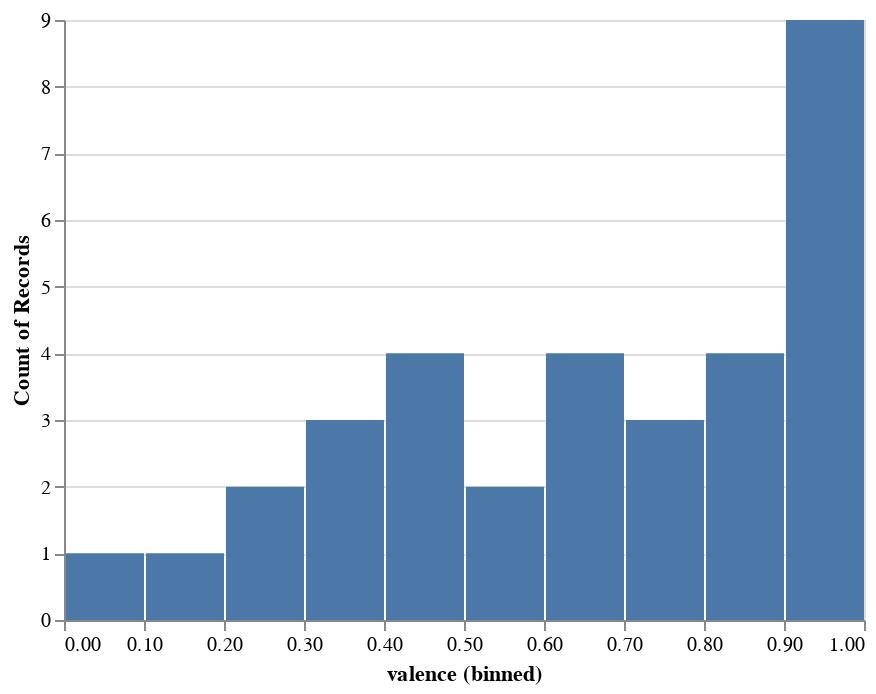

The cell this chart's notebook holds for it:
### Markdown cell above
###### Bar Chart 4: Count of Records by Valence

### Code cell
alt.Chart(feature_based_tracks).mark_bar().encode(
    alt.X("valence", bin=True),
    y='count()',
)

### Figure 1 — Vega-Lite specification as saved in the notebook (floating-point values rounded to 4 significant figures)
{"config": {"view": {"continuousWidth": 400, "continuousHeight": 300}}, "data": {"name": "data-356e570a6e23ab3d7c5de7695208c6f1"}, "mark": "bar", "encoding": {"x": {"type": "quantitative", "bin": true, "field": "valence"}, "y": {"type": "quantitative", "aggregate": "count"}}, "$schema": "https://vega.github.io/schema/vega-lite/v4.8.1.json", "datasets": {"data-356e570a6e23ab3d7c5de7695208c6f1": [{"artist": "Various Artists", "album": "It's Always Sunny In Philadelphia (Music from the Original FX Series)", "track_name": "Off Broadway", "track_id": "7uSWYgt3MmFjLshyRdIgPL", "danceability": 0.602, "energy": 0.668, "key": 2, "loudness": -8.71, "mode": 1, "speechiness": 0.0352, "instrumentalness": 0.876, "liveness": 0.462, "valence": 0.849, "tempo": 150.1, "duration_ms": 150635, "time_signature": 4, "playlist": "Tom&Jerry", "energy_tune": true, "pace": "Fast"}, {"artist": "Vulfpeck", "album": "Mr Finish Line", "track_name": "Tee Time", "track_id": "3XxpR8oXqq5Km5X4LlS0pi", "danceability": 0.578, "energy": 0.889, "key": 6, "loudness": -9.708, "mode": 1, "speechiness": 0.0348, "instrumentalness": 0.73, "liveness": 0.0984, "valence": 0.868, "tempo": 141.0, "duration_ms": 169004, "time_signature": 4, "playlist": "Tom&Jerry", "energy_tune": true, "pace": "Fast"}, {"artist": "Various Artists", "album": "SUPER EUROBEAT presents INITIAL D 〜D SELECTION 2〜", "track_name": "LOVE & MONEY", "track_id": "16211VKpjM4Hh3MfIlcu4s", "danceability": 0.564, "energy": 0.971, "key": 9, "loudness": -5.338, "mode": 0, "speechiness": 0.0362, "instrumentalness": 0.132, "liveness": 0.223, "valence": 0.961, "tempo": 155.4, "duration_ms": 299933, "time_signature": 4, "playlist": "Tom&Jerry", "energy_tune": true, "pace": "Fast"}, {"artist": "Various Artists", "album": "SUPER EUROBEAT presents INITIAL D〜D SELECTION 3〜", "track_name": "NIGHT & DAY", "track_id": "1tYWuxQgXJqA4L4jACzjcK", "danceability": 0.38, "energy": 0.985, "key": 1, "loudness": -5.074, "mode": 0, "speechiness": 0.0548, "instrumentalness": 5.3e-05, "liveness": 0.226, "valence": 0.871, "tempo": 75.66, "duration_ms": 311300, "time_signature": 4, "playlist": "Tom&Jerry", "energy_tune": true, "pace": "Slow"}, {"artist": "Various Artists", "album": "The Fast And The Furious: Tokyo Drift (Original Motion Picture Soundtrack)", "track_name": "Speed", "track_id": "5EbTHYIQQtNNMloPNirkKi", "danceability": 0.413, "energy": 0.912, "key": 4, "loudness": -5.092, "mode": 0, "speechiness": 0.0878, "instrumentalness": 0.0203, "liveness": 0.14, "valence": 0.497, "tempo": 165.2, "duration_ms": 168587, "time_signature": 4, "playlist": "Tom&Jerry", "energy_tune": true, "pace": "Fast"}, {"artist": "Fatboy Slim", "album": "The Greatest Hits: Why Try Harder", "track_name": "Weapon Of Choice", "track_id": "08kB9HSfrcIi83rymwgjMz", "danceability": 0.626, "energy": 0.947, "key": 8, "loudness": -4.608, "mode": 0, "speechiness": 0.057, "instrumentalness": 0.78, "liveness": 0.209, "valence": 0.959, "tempo": 196.0, "duration_ms": 219813, "time_signature": 4, "playlist": "Tom&Jerry", "energy_tune": true, "pace": "Fast"}, {"artist": "Cory Wong", "album": "The Optimist", "track_name": "Jax", "track_id": "39PRMLzu72Nz6lSOCF3bWN", "danceability": 0.781, "energy": 0.84, "key": 5, "loudness": -7.689, "mode": 1, "speechiness": 0.0578, "instrumentalness": 0.834, "liveness": 0.0505, "valence": 0.698, "tempo": 112.0, "duration_ms": 252253, "time_signature": 4, "playlist": "Tom&Jerry", "energy_tune": true, "pace": "Fast"}, {"artist": "Ricky Martin", "album": "Ricky Martin", "track_name": "Livin' la Vida Loca", "track_id": "0Ph6L4l8dYUuXFmb71Ajnd", "danceability": 0.425, "energy": 0.954, "key": 1, "loudness": -3.756, "mode": 0, "speechiness": 0.0476, "instrumentalness": 0.0, "liveness": 0.0555, "valence": 0.933, "tempo": 178.0, "duration_ms": 243160, "time_signature": 4, "playlist": "Tom&Jerry", "energy_tune": true, "pace": "Fast"}, {"artist": "A Certain Ratio", "album": "Sextet", "track_name": "Lucinda", "track_id": "7km2akG0G3Z5STqoKrHZPf", "danceability": 0.69, "energy": 0.902, "key": 2, "loudness": -6.632, "mode": 1, "speechiness": 0.0686, "instrumentalness": 0.833, "liveness": 0.0923, "valence": 0.783, "tempo": 124.9, "duration_ms": 234813, "time_signature": 4, "playlist": "Tom&Jerry", "energy_tune": true, "pace": "Fast"}, {"artist": "Kristofer Maddigan", "album": "Cuphead (Original Soundtrack)", "track_name": "Fiery Frolic", "track_id": "02h2lqTc872LnYQ7TOFMmF", "danceability": 0.607, "energy": 0.679, "key": 7, "loudness": -6.221, "mode": 0, "speechiness": 0.114, "instrumentalness": 0.659, "liveness": 0.336, "valence": 0.715, "tempo": 150.2, "duration_ms": 217627, "time_signature": 4, "playlist": "Tom&Jerry", "energy_tune": true, "pace": "Fast"}, {"artist": "Ramones", "album": "Ramones (40th Anniversary Deluxe Edition; 2016 Remaster)", "track_name": "Blitzkrieg Bop - 2016 Remaster", "track_id": "4KcH1ZRV2W1q7Flq0QqC76", "danceability": 0.385, "energy": 0.783, "key": 9, "loudness": -2.533, "mode": 1, "speechiness": 0.233, "instrumentalness": 0.47, "liveness": 0.108, "valence": 0.902, "tempo": 176.7, "duration_ms": 134467, "time_signature": 4, "playlist": "Tom&Jerry", "energy_tune": true, "pace": "Fast"}, {"artist": "Carpenter Brut", "album": "Leather Teeth", "track_name": "Hairspray Hurricane", "track_id": "2x11x3cBABgQUDNMtTxMch", "danceability": 0.38, "energy": 0.83, "key": 2, "loudness": -3.742, "mode": 1, "speechiness": 0.0533, "instrumentalness": 0.934, "liveness": 0.275, "valence": 0.102, "tempo": 92.59, "duration_ms": 331507, "time_signature": 4, "playlist": "Tom&Jerry", "energy_tune": true, "pace": "Slow"}, {"artist": "Toby Fox", "album": "UNDERTALE Soundtrack", "track_name": "MEGALOVANIA", "track_id": "2WpstnkNuH6dUnm3fVLCpU", "danceability": 0.715, "energy": 0.612, "key": 7, "loudness": -9.85, "mode": 1, "speechiness": 0.0515, "instrumentalness": 0.864, "liveness": 0.0387, "valence": 0.95, "tempo": 120.0, "duration_ms": 156000, "time_signature": 4, "playlist": "Tom&Jerry", "energy_tune": true, "pace": "Fast"}, {"artist": "Elvis Presley", "album": "From Elvis in Memphis", "track_name": "Suspicious Minds", "track_id": "1H5IfYyIIAlgDX8zguUzns", "danceability": 0.487, "energy": 0.382, "key": 7, "loudness": -10.89, "mode": 1, "speechiness": 0.0309, "instrumentalness": 4.74e-06, "liveness": 0.411, "valence": 0.714, "tempo": 116.6, "duration_ms": 261280, "time_signature": 4, "playlist": "Stitch", "energy_tune": false, "pace": "Fast"}, {"artist": "Elvis Presley", "album": "Elvis' Golden Records, Vol. 3", "track_name": "Stuck on You", "track_id": "39zODpVtRvghMyfNjZ3BVK", "danceability": 0.647, "energy": 0.513, "key": 7, "loudness": -12.37, "mode": 1, "speechiness": 0.0421, "instrumentalness": 8.64e-06, "liveness": 0.108, "valence": 0.955, "tempo": 131.6, "duration_ms": 139640, "time_signature": 4, "playlist": "Stitch", "energy_tune": true, "pace": "Fast"}, {"artist": "Elvis Presley", "album": "Elvis' Golden Records", "track_name": "Hound Dog", "track_id": "64Ny7djQ6rNJspquof2KoX", "danceability": 0.494, "energy": 0.756, "key": 0, "loudness": -8.492, "mode": 1, "speechiness": 0.0499, "instrumentalness": 0.00505, "liveness": 0.76, "valence": 0.949, "tempo": 86.89, "duration_ms": 136027, "time_signature": 4, "playlist": "Stitch", "energy_tune": true, "pace": "Slow"}, {"artist": "Elvis Presley", "album": "Elvis 30 #1 Hits", "track_name": "(You're The) Devil in Disguise", "track_id": "0D1pEisM3QkiacGXJe5dmd", "danceability": 0.481, "energy": 0.733, "key": 5, "loudness": -7.633, "mode": 1, "speechiness": 0.165, "instrumentalness": 1.18e-05, "liveness": 0.108, "valence": 0.874, "tempo": 122.9, "duration_ms": 140427, "time_signature": 4, "playlist": "Stitch", "energy_tune": true, "pace": "Fast"}, {"artist": "Various Artists", "album": "Lilo & Stitch", "track_name": "He Mele No Lilo", "track_id": "3G9ZnSjGYyHx7e221v0qse", "danceability": 0.73, "energy": 0.331, "key": 2, "loudness": -12.43, "mode": 1, "speechiness": 0.0429, "instrumentalness": 0.000286, "liveness": 0.104, "valence": 0.394, "tempo": 126.6, "duration_ms": 148133, "time_signature": 4, "playlist": "Stitch", "energy_tune": false, "pace": "Fast"}, {"artist": "Elvis Presley", "album": "Elvis (Fool)", "track_name": "Burning Love", "track_id": "7zMUCLm1TN9o9JlLISztxO", "danceability": 0.66, "energy": 0.748, "key": 2, "loudness": -11.21, "mode": 1, "speechiness": 0.0284, "instrumentalness": 0.00585, "liveness": 0.283, "valence": 0.972, "tempo": 143.5, "duration_ms": 170293, "time_signature": 4, "playlist": "Stitch", "energy_tune": true, "pace": "Fast"}, {"artist": "Hank Williams", "album": "The Legend Lives Anew: Hank Williams, Sr. With Strings", "track_name": "I'm So Lonesome I Could Cry", "track_id": "4tj7IsJrn4MvesuhoY0JBy", "danceability": 0.524, "energy": 0.258, "key": 4, "loudness": -14.83, "mode": 1, "speechiness": 0.0287, "instrumentalness": 0.00164, "liveness": 0.328, "valence": 0.349, "tempo": 111.9, "duration_ms": 169067, "time_signature": 3, "playlist": "Stitch", "energy_tune": false, "pace": "Fast"}, {"artist": "Elvis Presley", "album": "Blue Hawaii", "track_name": "Aloha Oe", "track_id": "0a1OAjVB17jFlGegbhpQig", "danceability": 0.287, "energy": 0.278, "key": 7, "loudness": -15.65, "mode": 1, "speechiness": 0.0337, "instrumentalness": 5.35e-05, "liveness": 0.194, "valence": 0.254, "tempo": 98.77, "duration_ms": 114227, "time_signature": 3, "playlist": "Stitch", "energy_tune": false, "pace": "Slow"}, {"artist": "Various Artists", "album": "Lilo & Stitch", "track_name": "Stitch to the Rescue", "track_id": "1616uIpy5KwVqnKtIuyhcu", "danceability": 0.182, "energy": 0.105, "key": 2, "loudness": -18.31, "mode": 1, "speechiness": 0.0377, "instrumentalness": 0.518, "liveness": 0.0713, "valence": 0.0351, "tempo": 78.76, "duration_ms": 354827, "time_signature": 4, "playlist": "Stitch", "energy_tune": false, "pace": "Slow"}, {"artist": "Various Artists", "album": "Lilo & Stitch", "track_name": "Hawaiian Roller Coaster Ride", "track_id": "7GmiJVBAzWNikX5VkNQg85", "danceability": 0.702, "energy": 0.624, "key": 5, "loudness": -9.927, "mode": 1, "speechiness": 0.0285, "instrumentalness": 0.0152, "liveness": 0.0669, "valence": 0.947, "tempo": 114.5, "duration_ms": 208227, "time_signature": 4, "playlist": "Stitch", "energy_tune": true, "pace": "Fast"}, {"artist": "Various Artists", "album": "熱烈!アニソン魂 THE BEST カバー楽曲集 TVアニメシリーズ「デジモンシリーズ」 vol.1", "track_name": "Butter-Fly (デジモンアドベンチャー全話OP)", "track_id": "4A3G4Chh8DTJftwJEf5tOp", "danceability": 0.472, "energy": 0.907, "key": 2, "loudness": -4.545, "mode": 1, "speechiness": 0.0546, "instrumentalness": 0, "liveness": 0.0645, "valence": 0.441, "tempo": 165.0, "duration_ms": 257950, "time_signature": 4, "playlist": "Anime", "energy_tune": true, "pace": "Fast"}, {"artist": "毛毛", "album": "迪迦奥特曼", "track_name": "奇迹再现 - 《超人迪加》电视剧中文版片头曲", "track_id": "3zAieIyKyNODQn6y2sxbFq", "danceability": 0.457, "energy": 0.864, "key": 9, "loudness": -5.9, "mode": 1, "speechiness": 0.0838, "instrumentalness": 0, "liveness": 0.374, "valence": 0.441, "tempo": 159.8, "duration_ms": 236042, "time_signature": 4, "playlist": "Anime", "energy_tune": true, "pace": "Fast"}, {"artist": "Akano", "album": "Blue Bird (From \"Naruto Shippuden\")", "track_name": "Blue Bird (From \"Naruto Shippuden\")", "track_id": "1bEnIDpwKsyhDauHVoMz6t", "danceability": 0.594, "energy": 0.868, "key": 6, "loudness": -3.286, "mode": 0, "speechiness": 0.0606, "instrumentalness": 0, "liveness": 0.209, "valence": 0.691, "tempo": 152.0, "duration_ms": 100201, "time_signature": 4, "playlist": "Anime", "energy_tune": true, "pace": "Fast"}, {"artist": "Katsuo Ohno", "album": "「名探偵コナン から紅の恋歌」オリジナル・サウンドトラック", "track_name": "名探偵コナン メイン・テーマ(から紅ヴァージョン)", "track_id": "0RyQvri8BbQYChVVXSJnnL", "danceability": 0.269, "energy": 0.857, "key": 5, "loudness": -3.963, "mode": 0, "speechiness": 0.0495, "instrumentalness": 0.654, "liveness": 0.218, "valence": 0.689, "tempo": 131.9, "duration_ms": 186907, "time_signature": 4, "playlist": "Anime", "energy_tune": true, "pace": "Fast"}, {"artist": "Geek Music", "album": "Tom And Jerry Main Theme (From \"Tom And Jerry\")", "track_name": "Tom And Jerry Main Theme (From \"Tom And Jerry\")", "track_id": "5sFKd7dVlGoOuXl2usSZuW", "danceability": 0.544, "energy": 0.536, "key": 5, "loudness": -8.701, "mode": 1, "speechiness": 0.0357, "instrumentalness": 0.768, "liveness": 0.493, "valence": 0.514, "tempo": 156.0, "duration_ms": 65736, "time_signature": 3, "playlist": "Anime", "energy_tune": true, "pace": "Fast"}, {"artist": "Various Artists", "album": "喜羊羊与灰太狼之虎虎生威电影原声大碟", "track_name": "别看我只是一只羊 - 国", "track_id": "1gn9wcyLBChQcC3q7tKK8F", "danceability": 0.827, "energy": 0.507, "key": 0, "loudness": -6.392, "mode": 1, "speechiness": 0.0433, "instrumentalness": 0, "liveness": 0.068, "valence": 0.696, "tempo": 126.0, "duration_ms": 186467, "time_signature": 4, "playlist": "Anime", "energy_tune": true, "pace": "Fast"}, {"artist": "毛毛", "album": "迪迦奥特曼", "track_name": "永远的奥特曼 - 《迪迦奥特曼》中文片尾曲", "track_id": "4MskqNyksAQvAqnHEJmhTg", "danceability": 0.662, "energy": 0.872, "key": 4, "loudness": -6.223, "mode": 1, "speechiness": 0.0402, "instrumentalness": 2.11e-05, "liveness": 0.217, "valence": 0.579, "tempo": 130.0, "duration_ms": 197120, "time_signature": 4, "playlist": "Anime", "energy_tune": true, "pace": "Fast"}, {"artist": "Various Artists", "album": "アニソンLive大全集 熱烈!アニソン魂「アニたまLive」vol.1 in AJF 2004", "track_name": "ウィーアー! (ワンピース)", "track_id": "42esJ6BgSoV1DS3Onns03h", "danceability": 0.332, "energy": 0.975, "key": 8, "loudness": -6.182, "mode": 1, "speechiness": 0.106, "instrumentalness": 0, "liveness": 0.981, "valence": 0.268, "tempo": 167.9, "duration_ms": 262013, "time_signature": 4, "playlist": "Anime", "energy_tune": true, "pace": "Fast"}, {"artist": "牛奶@咖啡", "album": "越长大越孤单", "track_name": "快乐星猫", "track_id": "4Qzuh2Jp6MlIGjQPtYbZqi", "danceability": 0.543, "energy": 0.866, "key": 2, "loudness": -4.925, "mode": 1, "speechiness": 0.0689, "instrumentalness": 0, "liveness": 0.0236, "valence": 0.453, "tempo": 160.0, "duration_ms": 194160, "time_signature": 4, "playlist": "Anime", "energy_tune": true, "pace": "Fast"}, {"artist": "Toshio Masuda", "album": "NARUTO -ナルト- オリジナルサウンドトラック", "track_name": "NARUTO Main Theme", "track_id": "5kKloaKFvAuDNFi8m52hxy", "danceability": 0.525, "energy": 0.766, "key": 4, "loudness": -8.448, "mode": 0, "speechiness": 0.0438, "instrumentalness": 0.00235, "liveness": 0.125, "valence": 0.383, "tempo": 120.0, "duration_ms": 266920, "time_signature": 4, "playlist": "Anime", "energy_tune": true, "pace": "Fast"}]}}
